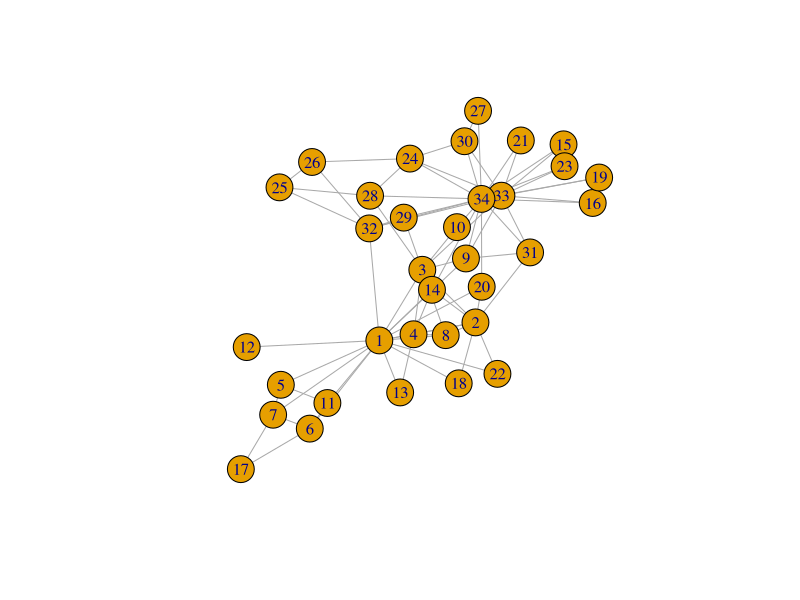
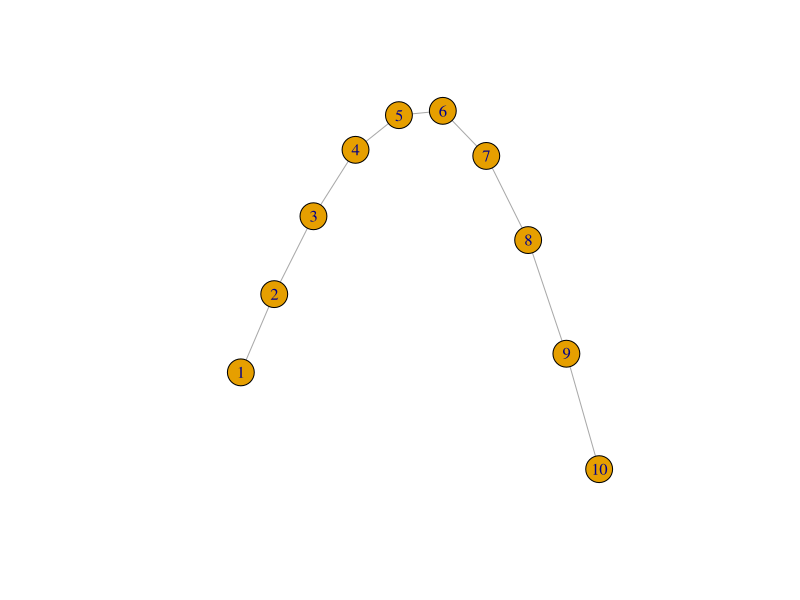
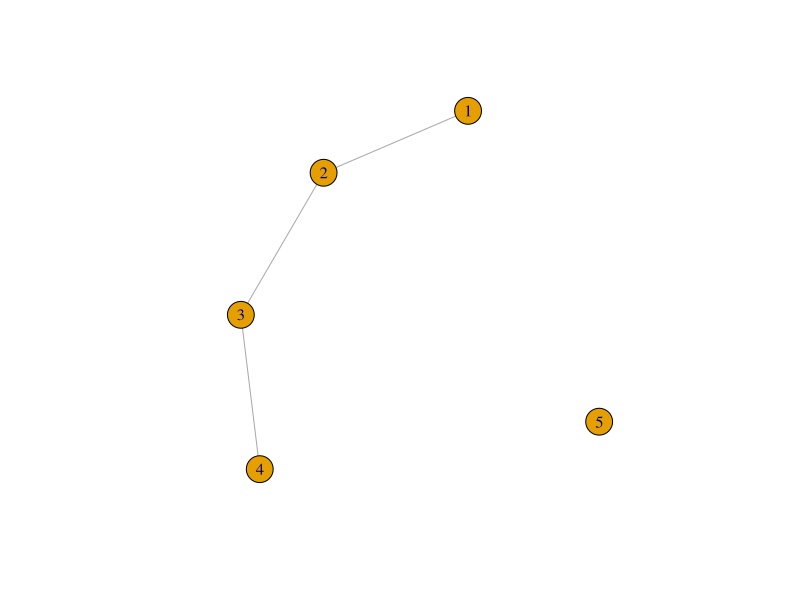
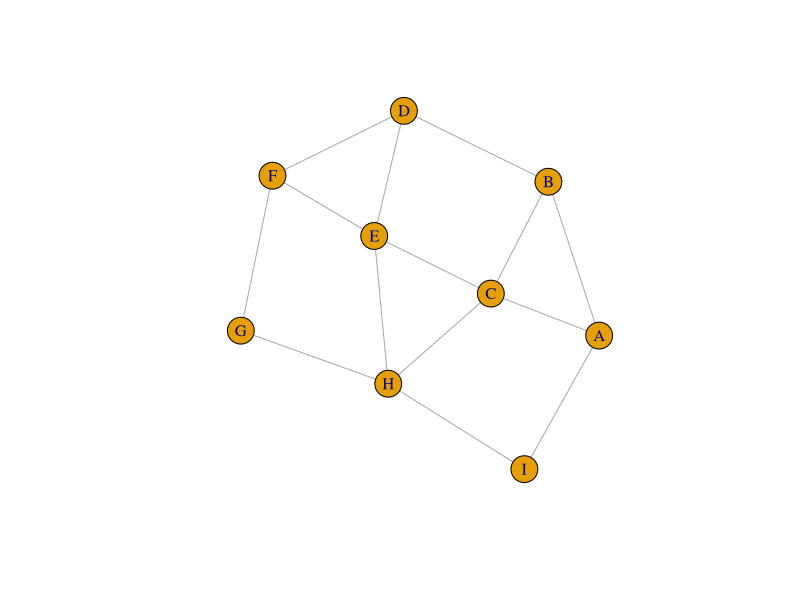
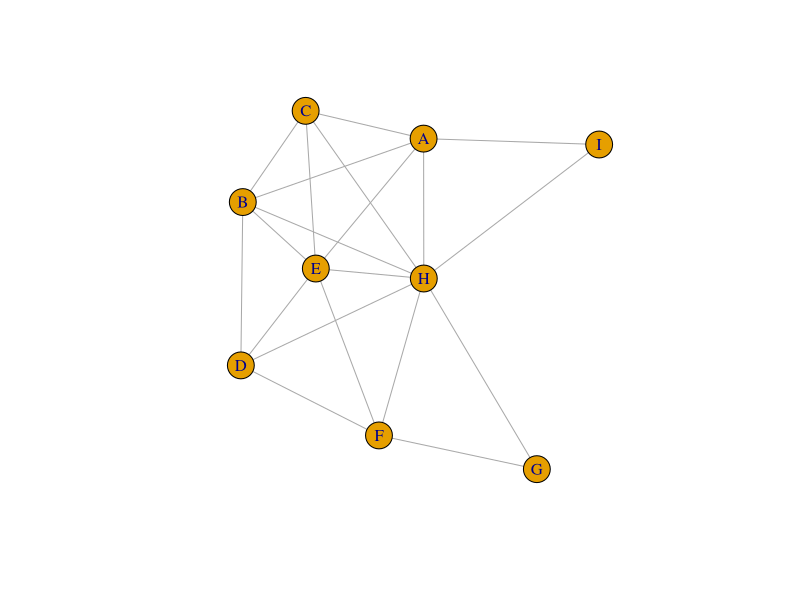

These charts were generated, in order, by the following R code: (Note: this script raises an error after producing the figures.)
## ---- chunk 1
library("igraph")
## ---- chunk 2
g <- make_empty_graph()
## ---- chunk 3
g <- make_graph(edges = c(1,2, 1,5), n=10, directed = FALSE)
## ---- chunk 4
g
## ---- chunk 5
summary(g)
## ---- chunk 6
g <- make_graph('Zachary')
## ---- chunk 7
plot(g)
## ---- chunk 8
g <- add_vertices(g,3)
## ---- chunk 9
g <- add_edges(g, edges = c(1,35, 1,36, 34,37))
## ---- chunk 10
g <- g %>% add_edges(edges=c(1,34)) %>% add_vertices(3) %>% add_edges(edges=c(38,39, 39,40, 40,38, 40,37))
g
## ---- chunk 11
get.edge.ids(g, c(1,34))
## ---- chunk 12
g <- delete_edges(g, 82)
## ---- chunk 13
g <- make_ring(10) %>% delete_edges("10|1")
plot(g)
## ---- chunk 14
g <- make_ring(5)
g <- delete_edges(g, get.edge.ids(g, c(1,5, 4,5)))
plot(g)
## ---- chunk 15
g1 <- graph_from_literal(A-B:C:I, B-A:C:D, C-A:B:E:H, D-B:E:F,
                         E-C:D:F:H, F-D:E:G, G-F:H, H-C:E:G:I,
                         I-A:H)
plot(g1)
## ---- chunk 16
is_chordal(g1, fillin=TRUE)
## ---- chunk 17
chordal_graph <- add_edges(g1, c(2,6, 8,7, 5,7, 2,7, 6,1, 7,1))
plot(chordal_graph)
## ---- chunk 18
graph1 <- make_tree(127, 2, mode = "undirected")
summary(g)
## ---- chunk 19
graph2 <- make_tree(127, 2, mode = "undirected")
## ---- chunk 20
identical_graphs(graph1,graph2)
## ---- chunk 21
graph1 <- sample_grg(100, 0.2)
summary(graph1)
## ---- chunk 22
graph2 <- sample_grg(100, 0.2)
identical_graphs(graph1,graph2)
## ---- chunk 23
isomorphic(graph1,graph2)
## ---- chunk 24
g <- make_graph(~ Alice-Bob:Claire:Frank, Claire-Alice:Dennis:Frank:Esther, George-Dennis:Frank, Dennis-Esther)
## ---- chunk 25
V(g)$age <- c(25, 31, 18, 23, 47, 22, 50) 
V(g)$gender <- c("f", "m", "f", "m", "m", "f", "m")
E(g)$is_formal <- c(FALSE, FALSE, TRUE, TRUE, TRUE, FALSE, TRUE, FALSE, FALSE)
summary(g)
## ---- chunk 26
E(g)$is_formal
## ---- chunk 27
E(g)$is_formal[1] <- c(TRUE)
## ---- chunk 28
E(g)$is_formal
## ---- chunk 29
g$date <- c("2022-02-11")
graph_attr(g, "date")
## ---- chunk 30
match(c("George"),V(g)$name)
## ---- chunk 31
V(g)$name[1:3] <- c("Alejandra", "Bruno", "Carmina")
V(g)
## ---- chunk 32
g <- delete_vertex_attr(g,"gender")
V(g)$gender
## ---- chunk 33
degree(g)
## ---- chunk 34
degree(g,7)
## ---- chunk 35
degree(g, v = c(3,4,5))
## ---- chunk 36
edge_betweenness(g)
## ---- chunk 37
ebs <- edge_betweenness(g)
as_edgelist(g)[ebs == max(ebs), ]
## ---- chunk 38
degree(g)
## ---- chunk 39
    degree(g)[3]
## ---- chunk 40
which.max(degree(g))
## ---- chunk 41
graph <- graph.full(n=10)
only_odd_vertices <- which(V(graph)%%2==1)
length(only_odd_vertices)
## ---- chunk 42
seq <- V(graph)[2,3,7]
length(seq)
## ---- chunk 43
seq
## ---- chunk 44
seq <- seq[1,3]    #filtering an existing vertex set
seq
## ---- chunk 45
V(g)$name[which(V(g)$age < 30)]
## ---- chunk 46
V(g)$degree <- c("A", "B", "C", "D", "E", "F", "G")
V(g)$degree[degree(g) == 3]
## ---- chunk 47
    V(g)$name[degree(g) == 3]
## ---- chunk 48
E(g)[from(3)]
## ---- chunk 49
E(g) [ 3:5 %--% 5:6 ]
## ---- chunk 50
V(g)$gender <- c("f", "m", "f", "m", "m", "f", "m")
## ---- chunk 51
men <- V(g)$name[(which(V(g)$gender == "m"))]
men
## ---- chunk 52
women <- V(g)$name[(which(V(g)$gender == "f"))]
women
## ---- chunk 53
E(g)[men %--% women]
## ---- chunk 54
Carmina <- match(c("Carmina"),V(g)$name)
Carmina
## ---- chunk 55
match(c("Joe"),V(g)$name)
## ---- chunk 56
degree(g,v="Dennis")
## ---- chunk 57
get.adjacency(g)
## ---- chunk 58
layout <- layout.kamada.kawai(g)
## ---- chunk 59
layout <- layout_with_kk(g)
## ---- chunk 60
layout <- layout.reingold.tilford(g, root= 2)
## ---- chunk 61
layout <- layout_as_tree(g, root = 2)
## ---- chunk 62
layout <- layout_with_kk(g)
## ---- chunk 63
plot(g, layout = layout, main = "Our social network with the Kamada-Kawai layout algorithm")
## ---- chunk 64
V(g)$gender_num <- c(1,2,1,2,1,2,2)
colors <- c("yellow", "red")
V(g)$color <- colors[V(g)$gender_num]
plot(g, layout = layout, vertex.label.dist=3.5, main = "Our social network - with names as labels and genders as colors")
## ---- chunk 65
V(g)$color <- ifelse(V(g)$gender == "m", "red","yellow")
plot(g, layout = layout, vertex.label.dist=3.5)
## ---- chunk 66
plot(g, layout= layout, vertex.label.dist=3.5, vertex.color=as.factor(V(g)$gender))
## ---- chunk 67
plot(g, layout= layout, vertex.label.dist=3.5, vertex.color=c( "yellow", "red")[1+(V(g)$gender == "f")])
## ---- chunk 68
plot(g, layout =layout, vertex.label.dist=3.5, vertex.size = 20, margin = 0.5,
           vertex.color=c( "red", "yellow")[1+(V(g)$gender == "m")], 
           edge.width=c(1,3)[1+(E(g)$is_formal == TRUE)],
           )
